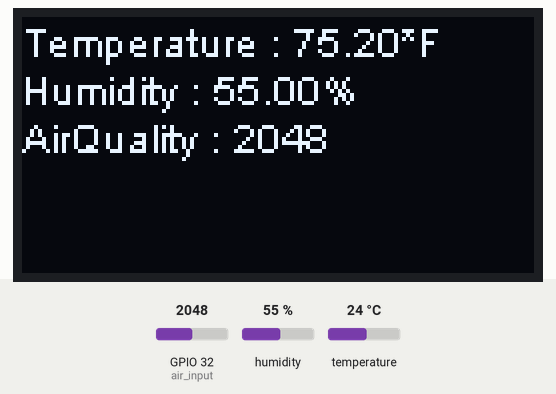
A sketch run on a simulated ESP32. Shown: 128×64 one-colour display. The inputs (shaded band) are chosen by the test bench; at power-on: GPIO 32 (air_input) = 2048, humidity 55 %, temperature 24 °C. WiFi joins after 1.5 s; servers stay silent unless stated; uploads are accepted with an empty reply; what the sketch prints to the serial monitor is not drawn.

Above: at 1.9 s.

The sketch:

TemperatureAndAirQuality.ino
```cpp
#include "heltec.h"
#include <DHT.h>
#include <WiFi.h>
#include <HTTPClient.h>
#define BLYNK_TEMPLATE_ID "TMPLI2oDQqir"
#define BLYNK_TEMPLATE_NAME "iot group 4"
#define BLYNK_AUTH_TOKEN "7xFpQtW7R_zGC9XQeKJ5x5wmBqqF53EK"

#define BLYNK_PRINT Serial
#include <WiFi.h>
#include <WiFiClient.h>
#include <BlynkSimpleEsp32.h>

#define DHT_SENSOR_PIN 22
#define DHT_SENSOR_TYPE DHT22
int air_input = 32;

//String GoogleSheetId = "AKfycbx7xsd5IUua2FuwwTosn1Badvm3m9ZJ-_sNtvaoWkU_sFS4dEgtVL7-6ON2yePar04M"; // Zone 1
//String GoogleSheetId ="AKfycbxKZW9Y1dpFNciFs4yjvjgAfDbxKMLjyuC-cOUvlHJSiCCcgA-8NgR-DpIr4JaOq8lT"; // Zone 2
String GoogleSheetId = "AKfycbxvE2yZI-tI0gRO5wzducNoWQlV20t4H08z5icXj11R6NLt6VQ04Nin6KWHig29vmaoJg"; //Zone 3

char auth[] = BLYNK_AUTH_TOKEN;

char ssid[] = "Goldfish Evian";
char pass[] = "lazywater505";

BlynkTimer timer;
DHT dht(DHT_SENSOR_PIN, DHT_SENSOR_TYPE);
const int sendInt = 50;

WiFiClientSecure client;
void sendSensor(){

  int analog_data = dht.readHumidity();
  int temp_data = dht.readTemperature(true);
  int air_data = analogRead(air_input);
  delay(200);

Blynk.virtualWrite(V0,temp_data);
Blynk.virtualWrite(V1,air_data);
Blynk.virtualWrite(V2,analog_data);
delay(300);
}

int airQual = 0;
float currTempF = 0.0;
float currHumidity = 0.0;

void displayValuesOled(){
  String tempFarenheit = "Temperature : " + (String)currTempF + "*F";
  String humidtyDisplay = "Humidity : " + (String)currHumidity + "%";
  String airQuality = "AirQuality : " + (String)airQual;

  Heltec.display->clear();
  Heltec.display->drawString(0,0,tempFarenheit);
  Heltec.display->drawString(0,12,humidtyDisplay);
  Heltec.display->drawString(0,24,airQuality);
  Heltec.display->display();
}

void setup(){
  Serial.begin(9600);
  dht.begin();
  Blynk.begin(auth,ssid,pass);
  timer.setInterval(100L, sendSensor);
   Heltec.begin(true /*DisplayEnable Enable*/,false /*LoRa Enable*/,true /*Serial Enable*/);

  currTempF = dht.readTemperature(true);
  currHumidity = dht.readHumidity();
  airQual = analogRead(air_input);
  displayValuesOled();
  delay(1000);
    WiFi.mode(WIFI_STA);
  WiFi.begin(ssid,pass);

  Serial.print("Connecting to WiFI");
  while(WiFi.status() != WL_CONNECTED){
    digitalWrite(2,LOW);
    delay(2000);
    Serial.print("*");
    digitalWrite(2,HIGH);
    delay(2000);
  }
  Serial.print("OKAY");
}

void loop(){
  Blynk.run();
  timer.run();
  delay(2000);
  currTempF = dht.readTemperature(true);
  currHumidity = dht.readHumidity();
  airQual = analogRead(air_input);
  write_google_sheet("sensor="+String(currHumidity)+"&sensor1="+String(currTempF)+"&sensor2="+String(airQual));
}

void write_google_sheet(String params){
HTTPClient http;
String url ="https://script.google.com/macros/s/"+GoogleSheetId+"/exec?"+params;
Serial.println(url);
Serial.println("Updating sensor status");
http.begin(url.c_str());
http.setFollowRedirects(HTTPC_STRICT_FOLLOW_REDIRECTS);
int httpCode = http.GET();
Serial.print("Http status code: ");
Serial.println(httpCode);
String payLoad;
if(httpCode > 0){
  payLoad = http.getString();

  Serial.println("Payload:  "+ payLoad);
}
http.end();
}
```
